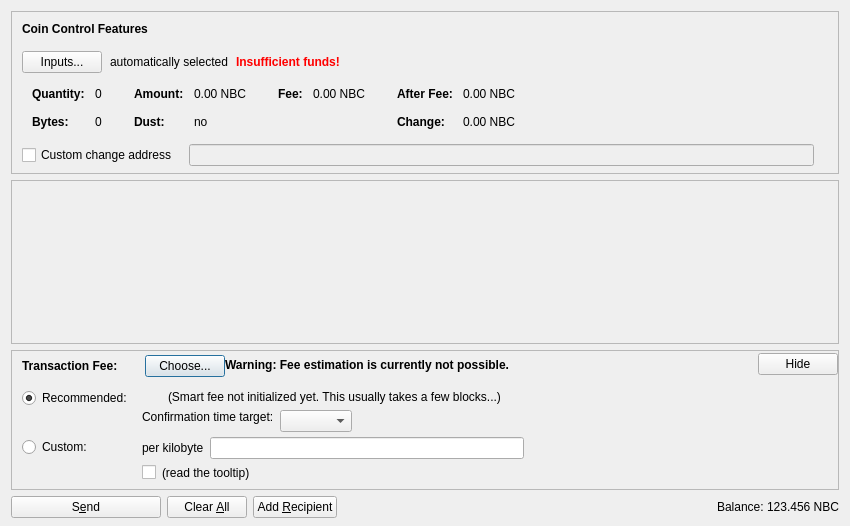
<?xml version="1.0" encoding="UTF-8"?>
<ui version="4.0">
 <class>SendCoinsDialog</class>
 <widget class="QDialog" name="SendCoinsDialog">
  <property name="geometry">
   <rect>
    <x>0</x>
    <y>0</y>
    <width>850</width>
    <height>526</height>
   </rect>
  </property>
  <property name="windowTitle">
   <string>Send Coins</string>
  </property>
  <layout class="QVBoxLayout" name="verticalLayout" stretch="0,1,0,0">
   <property name="bottomMargin">
    <number>8</number>
   </property>
   <item>
    <widget class="QFrame" name="frameCoinControl">
     <property name="sizePolicy">
      <sizepolicy hsizetype="Expanding" vsizetype="Expanding">
       <horstretch>0</horstretch>
       <verstretch>0</verstretch>
      </sizepolicy>
     </property>
     <property name="maximumSize">
      <size>
       <width>16777215</width>
       <height>16777215</height>
      </size>
     </property>
     <property name="frameShape">
      <enum>QFrame::StyledPanel</enum>
     </property>
     <property name="frameShadow">
      <enum>QFrame::Sunken</enum>
     </property>
     <layout class="QVBoxLayout" name="verticalLayoutCoinControl2">
      <property name="spacing">
       <number>0</number>
      </property>
      <property name="leftMargin">
       <number>0</number>
      </property>
      <property name="topMargin">
       <number>0</number>
      </property>
      <property name="rightMargin">
       <number>0</number>
      </property>
      <property name="bottomMargin">
       <number>6</number>
      </property>
      <item>
       <layout class="QVBoxLayout" name="verticalLayoutCoinControl" stretch="0,0,0,0,1">
        <property name="spacing">
         <number>0</number>
        </property>
        <property name="leftMargin">
         <number>10</number>
        </property>
        <property name="topMargin">
         <number>10</number>
        </property>
        <item>
         <layout class="QHBoxLayout" name="horizontalLayoutCoinControl1">
          <property name="bottomMargin">
           <number>15</number>
          </property>
          <item>
           <widget class="QLabel" name="labelCoinControlFeatures">
            <property name="sizePolicy">
             <sizepolicy hsizetype="Preferred" vsizetype="Maximum">
              <horstretch>0</horstretch>
              <verstretch>0</verstretch>
             </sizepolicy>
            </property>
            <property name="font">
             <font>
              <weight>75</weight>
              <bold>true</bold>
             </font>
            </property>
            <property name="styleSheet">
             <string notr="true">font-weight:bold;</string>
            </property>
            <property name="text">
             <string>Coin Control Features</string>
            </property>
           </widget>
          </item>
         </layout>
        </item>
        <item>
         <layout class="QHBoxLayout" name="horizontalLayoutCoinControl2" stretch="0,0,0,0">
          <property name="spacing">
           <number>8</number>
          </property>
          <property name="bottomMargin">
           <number>10</number>
          </property>
          <item>
           <widget class="QPushButton" name="pushButtonCoinControl">
            <property name="styleSheet">
             <string notr="true"/>
            </property>
            <property name="text">
             <string>Inputs...</string>
            </property>
            <property name="autoDefault">
             <bool>false</bool>
            </property>
           </widget>
          </item>
          <item>
           <widget class="QLabel" name="labelCoinControlAutomaticallySelected">
            <property name="text">
             <string>automatically selected</string>
            </property>
            <property name="margin">
             <number>5</number>
            </property>
           </widget>
          </item>
          <item>
           <widget class="QLabel" name="labelCoinControlInsuffFunds">
            <property name="font">
             <font>
              <weight>75</weight>
              <bold>true</bold>
             </font>
            </property>
            <property name="styleSheet">
             <string notr="true">color:red;font-weight:bold;</string>
            </property>
            <property name="text">
             <string>Insufficient funds!</string>
            </property>
            <property name="margin">
             <number>5</number>
            </property>
           </widget>
          </item>
          <item>
           <spacer name="horizontalSpacerCoinControl">
            <property name="orientation">
             <enum>Qt::Horizontal</enum>
            </property>
            <property name="sizeHint" stdset="0">
             <size>
              <width>40</width>
              <height>1</height>
             </size>
            </property>
           </spacer>
          </item>
         </layout>
        </item>
        <item>
         <widget class="QWidget" name="widgetCoinControl" native="true">
          <property name="sizePolicy">
           <sizepolicy hsizetype="Preferred" vsizetype="Preferred">
            <horstretch>0</horstretch>
            <verstretch>0</verstretch>
           </sizepolicy>
          </property>
          <property name="minimumSize">
           <size>
            <width>0</width>
            <height>0</height>
           </size>
          </property>
          <property name="styleSheet">
           <string notr="true"/>
          </property>
          <layout class="QHBoxLayout" name="horizontalLayoutCoinControl5">
           <property name="leftMargin">
            <number>0</number>
           </property>
           <property name="topMargin">
            <number>0</number>
           </property>
           <property name="rightMargin">
            <number>0</number>
           </property>
           <property name="bottomMargin">
            <number>0</number>
           </property>
           <item>
            <layout class="QHBoxLayout" name="horizontalLayoutCoinControl3" stretch="0,0,0,1">
             <property name="spacing">
              <number>20</number>
             </property>
             <property name="topMargin">
              <number>0</number>
             </property>
             <property name="bottomMargin">
              <number>10</number>
             </property>
             <item>
              <layout class="QFormLayout" name="formLayoutCoinControl1">
               <property name="horizontalSpacing">
                <number>10</number>
               </property>
               <property name="verticalSpacing">
                <number>14</number>
               </property>
               <property name="leftMargin">
                <number>10</number>
               </property>
               <property name="topMargin">
                <number>4</number>
               </property>
               <property name="rightMargin">
                <number>6</number>
               </property>
               <item row="0" column="0">
                <widget class="QLabel" name="labelCoinControlQuantityText">
                 <property name="font">
                  <font>
                   <weight>75</weight>
                   <bold>true</bold>
                  </font>
                 </property>
                 <property name="text">
                  <string>Quantity:</string>
                 </property>
                 <property name="margin">
                  <number>0</number>
                 </property>
                </widget>
               </item>
               <item row="0" column="1">
                <widget class="QLabel" name="labelCoinControlQuantity">
                 <property name="cursor">
                  <cursorShape>IBeamCursor</cursorShape>
                 </property>
                 <property name="contextMenuPolicy">
                  <enum>Qt::ActionsContextMenu</enum>
                 </property>
                 <property name="text">
                  <string notr="true">0</string>
                 </property>
                 <property name="margin">
                  <number>0</number>
                 </property>
                 <property name="textInteractionFlags">
                  <set>Qt::LinksAccessibleByMouse|Qt::TextSelectableByKeyboard|Qt::TextSelectableByMouse</set>
                 </property>
                </widget>
               </item>
               <item row="1" column="0">
                <widget class="QLabel" name="labelCoinControlBytesText">
                 <property name="font">
                  <font>
                   <weight>75</weight>
                   <bold>true</bold>
                  </font>
                 </property>
                 <property name="text">
                  <string>Bytes:</string>
                 </property>
                </widget>
               </item>
               <item row="1" column="1">
                <widget class="QLabel" name="labelCoinControlBytes">
                 <property name="cursor">
                  <cursorShape>IBeamCursor</cursorShape>
                 </property>
                 <property name="contextMenuPolicy">
                  <enum>Qt::ActionsContextMenu</enum>
                 </property>
                 <property name="text">
                  <string notr="true">0</string>
                 </property>
                 <property name="textInteractionFlags">
                  <set>Qt::LinksAccessibleByMouse|Qt::TextSelectableByKeyboard|Qt::TextSelectableByMouse</set>
                 </property>
                </widget>
               </item>
              </layout>
             </item>
             <item>
              <layout class="QFormLayout" name="formLayoutCoinControl2">
               <property name="horizontalSpacing">
                <number>10</number>
               </property>
               <property name="verticalSpacing">
                <number>14</number>
               </property>
               <property name="leftMargin">
                <number>6</number>
               </property>
               <property name="topMargin">
                <number>4</number>
               </property>
               <property name="rightMargin">
                <number>6</number>
               </property>
               <item row="0" column="0">
                <widget class="QLabel" name="labelCoinControlAmountText">
                 <property name="font">
                  <font>
                   <weight>75</weight>
                   <bold>true</bold>
                  </font>
                 </property>
                 <property name="text">
                  <string>Amount:</string>
                 </property>
                 <property name="margin">
                  <number>0</number>
                 </property>
                </widget>
               </item>
               <item row="0" column="1">
                <widget class="QLabel" name="labelCoinControlAmount">
                 <property name="cursor">
                  <cursorShape>IBeamCursor</cursorShape>
                 </property>
                 <property name="contextMenuPolicy">
                  <enum>Qt::ActionsContextMenu</enum>
                 </property>
                 <property name="text">
                  <string notr="true">0.00 NBC</string>
                 </property>
                 <property name="textInteractionFlags">
                  <set>Qt::LinksAccessibleByMouse|Qt::TextSelectableByKeyboard|Qt::TextSelectableByMouse</set>
                 </property>
                </widget>
               </item>
               <item row="1" column="0">
                <widget class="QLabel" name="labelCoinControlLowOutputText">
                 <property name="font">
                  <font>
                   <weight>75</weight>
                   <bold>true</bold>
                  </font>
                 </property>
                 <property name="text">
                  <string>Dust:</string>
                 </property>
                </widget>
               </item>
               <item row="1" column="1">
                <widget class="QLabel" name="labelCoinControlLowOutput">
                 <property name="cursor">
                  <cursorShape>IBeamCursor</cursorShape>
                 </property>
                 <property name="contextMenuPolicy">
                  <enum>Qt::ActionsContextMenu</enum>
                 </property>
                 <property name="text">
                  <string notr="true">no</string>
                 </property>
                 <property name="textInteractionFlags">
                  <set>Qt::LinksAccessibleByMouse|Qt::TextSelectableByKeyboard|Qt::TextSelectableByMouse</set>
                 </property>
                </widget>
               </item>
              </layout>
             </item>
             <item>
              <layout class="QFormLayout" name="formLayoutCoinControl3">
               <property name="horizontalSpacing">
                <number>10</number>
               </property>
               <property name="verticalSpacing">
                <number>14</number>
               </property>
               <property name="leftMargin">
                <number>6</number>
               </property>
               <property name="topMargin">
                <number>4</number>
               </property>
               <property name="rightMargin">
                <number>6</number>
               </property>
               <item row="0" column="0">
                <widget class="QLabel" name="labelCoinControlFeeText">
                 <property name="font">
                  <font>
                   <weight>75</weight>
                   <bold>true</bold>
                  </font>
                 </property>
                 <property name="text">
                  <string>Fee:</string>
                 </property>
                 <property name="margin">
                  <number>0</number>
                 </property>
                </widget>
               </item>
               <item row="0" column="1">
                <widget class="QLabel" name="labelCoinControlFee">
                 <property name="cursor">
                  <cursorShape>IBeamCursor</cursorShape>
                 </property>
                 <property name="contextMenuPolicy">
                  <enum>Qt::ActionsContextMenu</enum>
                 </property>
                 <property name="text">
                  <string notr="true">0.00 NBC</string>
                 </property>
                 <property name="textInteractionFlags">
                  <set>Qt::LinksAccessibleByMouse|Qt::TextSelectableByKeyboard|Qt::TextSelectableByMouse</set>
                 </property>
                </widget>
               </item>
              </layout>
             </item>
             <item>
              <layout class="QFormLayout" name="formLayoutCoinControl4">
               <property name="horizontalSpacing">
                <number>10</number>
               </property>
               <property name="verticalSpacing">
                <number>14</number>
               </property>
               <property name="leftMargin">
                <number>6</number>
               </property>
               <property name="topMargin">
                <number>4</number>
               </property>
               <property name="rightMargin">
                <number>6</number>
               </property>
               <item row="0" column="0">
                <widget class="QLabel" name="labelCoinControlAfterFeeText">
                 <property name="font">
                  <font>
                   <weight>75</weight>
                   <bold>true</bold>
                  </font>
                 </property>
                 <property name="text">
                  <string>After Fee:</string>
                 </property>
                 <property name="margin">
                  <number>0</number>
                 </property>
                </widget>
               </item>
               <item row="0" column="1">
                <widget class="QLabel" name="labelCoinControlAfterFee">
                 <property name="cursor">
                  <cursorShape>IBeamCursor</cursorShape>
                 </property>
                 <property name="contextMenuPolicy">
                  <enum>Qt::ActionsContextMenu</enum>
                 </property>
                 <property name="text">
                  <string notr="true">0.00 NBC</string>
                 </property>
                 <property name="textInteractionFlags">
                  <set>Qt::LinksAccessibleByMouse|Qt::TextSelectableByKeyboard|Qt::TextSelectableByMouse</set>
                 </property>
                </widget>
               </item>
               <item row="1" column="0">
                <widget class="QLabel" name="labelCoinControlChangeText">
                 <property name="font">
                  <font>
                   <weight>75</weight>
                   <bold>true</bold>
                  </font>
                 </property>
                 <property name="text">
                  <string>Change:</string>
                 </property>
                </widget>
               </item>
               <item row="1" column="1">
                <widget class="QLabel" name="labelCoinControlChange">
                 <property name="cursor">
                  <cursorShape>IBeamCursor</cursorShape>
                 </property>
                 <property name="contextMenuPolicy">
                  <enum>Qt::ActionsContextMenu</enum>
                 </property>
                 <property name="text">
                  <string notr="true">0.00 NBC</string>
                 </property>
                 <property name="textInteractionFlags">
                  <set>Qt::LinksAccessibleByMouse|Qt::TextSelectableByKeyboard|Qt::TextSelectableByMouse</set>
                 </property>
                </widget>
               </item>
              </layout>
             </item>
            </layout>
           </item>
          </layout>
         </widget>
        </item>
        <item>
         <layout class="QHBoxLayout" name="horizontalLayoutCoinControl4" stretch="0,0,0">
          <property name="spacing">
           <number>12</number>
          </property>
          <property name="sizeConstraint">
           <enum>QLayout::SetDefaultConstraint</enum>
          </property>
          <property name="topMargin">
           <number>5</number>
          </property>
          <property name="rightMargin">
           <number>5</number>
          </property>
          <item>
           <widget class="QCheckBox" name="checkBoxCoinControlChange">
            <property name="toolTip">
             <string>If this is activated, but the change address is empty or invalid, change will be sent to a newly generated address.</string>
            </property>
            <property name="text">
             <string>Custom change address</string>
            </property>
           </widget>
          </item>
          <item>
           <widget class="QValidatedLineEdit" name="lineEditCoinControlChange">
            <property name="enabled">
             <bool>false</bool>
            </property>
            <property name="sizePolicy">
             <sizepolicy hsizetype="Expanding" vsizetype="Fixed">
              <horstretch>0</horstretch>
              <verstretch>0</verstretch>
             </sizepolicy>
            </property>
           </widget>
          </item>
          <item>
           <widget class="QLabel" name="labelCoinControlChangeLabel">
            <property name="sizePolicy">
             <sizepolicy hsizetype="Preferred" vsizetype="Expanding">
              <horstretch>0</horstretch>
              <verstretch>0</verstretch>
             </sizepolicy>
            </property>
            <property name="minimumSize">
             <size>
              <width>0</width>
              <height>0</height>
             </size>
            </property>
            <property name="text">
             <string/>
            </property>
            <property name="margin">
             <number>3</number>
            </property>
           </widget>
          </item>
         </layout>
        </item>
        <item>
         <spacer name="verticalSpacerCoinControl">
          <property name="orientation">
           <enum>Qt::Vertical</enum>
          </property>
          <property name="sizeHint" stdset="0">
           <size>
            <width>800</width>
            <height>1</height>
           </size>
          </property>
         </spacer>
        </item>
       </layout>
      </item>
     </layout>
    </widget>
   </item>
   <item>
    <widget class="QScrollArea" name="scrollArea">
     <property name="widgetResizable">
      <bool>true</bool>
     </property>
     <widget class="QWidget" name="scrollAreaWidgetContents">
      <property name="geometry">
       <rect>
        <x>0</x>
        <y>0</y>
        <width>830</width>
        <height>104</height>
       </rect>
      </property>
      <layout class="QVBoxLayout" name="verticalLayout_2" stretch="0,1">
       <property name="leftMargin">
        <number>0</number>
       </property>
       <property name="topMargin">
        <number>0</number>
       </property>
       <property name="rightMargin">
        <number>0</number>
       </property>
       <property name="bottomMargin">
        <number>0</number>
       </property>
       <item>
        <layout class="QVBoxLayout" name="entries">
         <property name="spacing">
          <number>6</number>
         </property>
        </layout>
       </item>
       <item>
        <spacer name="verticalSpacer">
         <property name="orientation">
          <enum>Qt::Vertical</enum>
         </property>
         <property name="sizeHint" stdset="0">
          <size>
           <width>20</width>
           <height>40</height>
          </size>
         </property>
        </spacer>
       </item>
      </layout>
     </widget>
    </widget>
   </item>
   <item>
    <widget class="QFrame" name="frameFee">
     <property name="sizePolicy">
      <sizepolicy hsizetype="Expanding" vsizetype="Expanding">
       <horstretch>0</horstretch>
       <verstretch>0</verstretch>
      </sizepolicy>
     </property>
     <property name="maximumSize">
      <size>
       <width>16777215</width>
       <height>16777215</height>
      </size>
     </property>
     <property name="frameShape">
      <enum>QFrame::StyledPanel</enum>
     </property>
     <property name="frameShadow">
      <enum>QFrame::Sunken</enum>
     </property>
     <layout class="QVBoxLayout" name="verticalLayoutFee1">
      <property name="spacing">
       <number>0</number>
      </property>
      <property name="leftMargin">
       <number>0</number>
      </property>
      <property name="topMargin">
       <number>0</number>
      </property>
      <property name="rightMargin">
       <number>0</number>
      </property>
      <property name="bottomMargin">
       <number>0</number>
      </property>
      <item>
       <layout class="QVBoxLayout" name="verticalLayoutFee2" stretch="0,0,0">
        <property name="spacing">
         <number>0</number>
        </property>
        <property name="leftMargin">
         <number>10</number>
        </property>
        <property name="topMargin">
         <number>0</number>
        </property>
        <item>
         <layout class="QHBoxLayout" name="horizontalLayoutFee1">
          <property name="bottomMargin">
           <number>0</number>
          </property>
          <item>
           <layout class="QVBoxLayout" name="verticalLayoutFee7">
            <property name="spacing">
             <number>0</number>
            </property>
            <item>
             <spacer name="verticalSpacerSmartFee">
              <property name="orientation">
               <enum>Qt::Vertical</enum>
              </property>
              <property name="sizeType">
               <enum>QSizePolicy::Fixed</enum>
              </property>
              <property name="sizeHint" stdset="0">
               <size>
                <width>1</width>
                <height>4</height>
               </size>
              </property>
             </spacer>
            </item>
            <item>
             <layout class="QHBoxLayout" name="horizontalLayoutSmartFee">
              <property name="spacing">
               <number>10</number>
              </property>
              <item>
               <widget class="QLabel" name="labelFeeHeadline">
                <property name="sizePolicy">
                 <sizepolicy hsizetype="Preferred" vsizetype="Maximum">
                  <horstretch>0</horstretch>
                  <verstretch>0</verstretch>
                 </sizepolicy>
                </property>
                <property name="font">
                 <font>
                  <weight>75</weight>
                  <bold>true</bold>
                 </font>
                </property>
                <property name="styleSheet">
                 <string notr="true">font-weight:bold;</string>
                </property>
                <property name="text">
                 <string>Transaction Fee:</string>
                </property>
               </widget>
              </item>
              <item>
               <widget class="QLabel" name="labelFeeMinimized">
                <property name="text">
                 <string/>
                </property>
               </widget>
              </item>
              <item>
               <widget class="QPushButton" name="buttonChooseFee">
                <property name="text">
                 <string>Choose...</string>
                </property>
               </widget>
              </item>
             </layout>
            </item>
            <item>
             <spacer name="verticalSpacer_5">
              <property name="orientation">
               <enum>Qt::Vertical</enum>
              </property>
              <property name="sizeHint" stdset="0">
               <size>
                <width>1</width>
                <height>1</height>
               </size>
              </property>
             </spacer>
            </item>
           </layout>
          </item>
          <item>
           <widget class="QLabel" name="fallbackFeeWarningLabel">
            <property name="toolTip">
             <string>Using the fallbackfee can result in sending a transaction that will take several hours or days (or never) to confirm. Consider choosing your fee manually or wait until you have validated the complete chain.</string>
            </property>
            <property name="font">
            <font>
                <weight>75</weight>
                <bold>true</bold>
            </font>
            </property>
            <property name="text">
             <string>Warning: Fee estimation is currently not possible.</string>
            </property>
            <property name="wordWrap">
             <bool>false</bool>
            </property>
           </widget>
          </item>
          <item>
           <spacer name="horizontalSpacer_4">
            <property name="orientation">
             <enum>Qt::Horizontal</enum>
            </property>
            <property name="sizeType">
             <enum>QSizePolicy::MinimumExpanding</enum>
            </property>
            <property name="sizeHint" stdset="0">
             <size>
              <width>40</width>
              <height>20</height>
             </size>
            </property>
           </spacer>
          </item>
          <item>
           <widget class="QPushButton" name="buttonMinimizeFee">
            <property name="toolTip">
             <string>collapse fee-settings</string>
            </property>
            <property name="text">
             <string>Hide</string>
            </property>
           </widget>
          </item>
         </layout>
        </item>
        <item>
         <widget class="QFrame" name="frameFeeSelection">
          <layout class="QVBoxLayout" name="verticalLayoutFee12">
           <property name="spacing">
            <number>0</number>
           </property>
           <property name="leftMargin">
            <number>0</number>
           </property>
           <property name="topMargin">
            <number>0</number>
           </property>
           <property name="rightMargin">
            <number>0</number>
           </property>
           <property name="bottomMargin">
            <number>0</number>
           </property>
           <item>
            <layout class="QGridLayout" name="gridLayoutFee">
             <property name="topMargin">
              <number>10</number>
             </property>
             <property name="bottomMargin">
              <number>4</number>
             </property>
             <property name="horizontalSpacing">
              <number>10</number>
             </property>
             <property name="verticalSpacing">
              <number>4</number>
             </property>
             <item row="1" column="1">
              <layout class="QVBoxLayout" name="verticalLayoutFee8">
               <property name="spacing">
                <number>6</number>
               </property>
               <item>
                <layout class="QHBoxLayout" name="horizontalLayoutFee13">
                 <item>
                  <widget class="QLabel" name="labelCustomPerKilobyte">
                   <property name="toolTip">
                    <string>If the custom fee is set to 1000 satoshis and the transaction is only 250 bytes, then &quot;per kilobyte&quot; only pays 250 satoshis in fee, while &quot;total at least&quot; pays 1000 satoshis. For transactions bigger than a kilobyte both pay by kilobyte.</string>
                   </property>
                   <property name="text">
                    <string>per kilobyte</string>
                   </property>
                  </widget>
                 </item>
                 <item>
                  <widget class="BitcoinAmountField" name="customFee"/>
                 </item>
                 <item>
                  <spacer name="horizontalSpacer_6">
                   <property name="orientation">
                    <enum>Qt::Horizontal</enum>
                   </property>
                   <property name="sizeHint" stdset="0">
                    <size>
                     <width>1</width>
                     <height>1</height>
                    </size>
                   </property>
                  </spacer>
                 </item>
                </layout>
               </item>
               <item>
                <layout class="QHBoxLayout" name="horizontalLayoutFee8">
                 <item>
                  <widget class="QCheckBox" name="checkBoxMinimumFee">
                   <property name="toolTip">
                    <string>Paying only the minimum fee is just fine as long as there is less transaction volume than space in the blocks. But be aware that this can end up in a never confirming transaction once there is more demand for nebulacoin transactions than the network can process.</string>
                   </property>
                   <property name="text">
                    <string/>
                   </property>
                  </widget>
                 </item>
                 <item>
                  <widget class="QLabel" name="labelMinFeeWarning">
                   <property name="enabled">
                    <bool>true</bool>
                   </property>
                   <property name="toolTip">
                    <string>Paying only the minimum fee is just fine as long as there is less transaction volume than space in the blocks. But be aware that this can end up in a never confirming transaction once there is more demand for nebulacoin transactions than the network can process.</string>
                   </property>
                   <property name="text">
                    <string>(read the tooltip)</string>
                   </property>
                   <property name="margin">
                    <number>5</number>
                   </property>
                  </widget>
                 </item>
                 <item>
                  <spacer name="horizontalSpacer_2">
                   <property name="orientation">
                    <enum>Qt::Horizontal</enum>
                   </property>
                   <property name="sizeHint" stdset="0">
                    <size>
                     <width>1</width>
                     <height>1</height>
                    </size>
                   </property>
                  </spacer>
                 </item>
                </layout>
               </item>
              </layout>
             </item>
             <item row="0" column="0">
              <layout class="QVBoxLayout" name="verticalLayoutFee4" stretch="0,1">
               <item>
                <widget class="QRadioButton" name="radioSmartFee">
                 <property name="text">
                  <string>Recommended:</string>
                 </property>
                 <property name="checked">
                  <bool>true</bool>
                 </property>
                 <attribute name="buttonGroup">
                  <string notr="true">groupFee</string>
                 </attribute>
                </widget>
               </item>
               <item>
                <spacer name="verticalSpacer_2">
                 <property name="orientation">
                  <enum>Qt::Vertical</enum>
                 </property>
                 <property name="sizeHint" stdset="0">
                  <size>
                   <width>1</width>
                   <height>1</height>
                  </size>
                 </property>
                </spacer>
               </item>
              </layout>
             </item>
             <item row="1" column="0">
              <layout class="QVBoxLayout" name="verticalLayoutFee9" stretch="0,1">
               <item>
                <widget class="QRadioButton" name="radioCustomFee">
                 <property name="text">
                  <string>Custom:</string>
                 </property>
                 <attribute name="buttonGroup">
                  <string notr="true">groupFee</string>
                 </attribute>
                </widget>
               </item>
               <item>
                <spacer name="verticalSpacer_6">
                 <property name="orientation">
                  <enum>Qt::Vertical</enum>
                 </property>
                 <property name="sizeHint" stdset="0">
                  <size>
                   <width>1</width>
                   <height>1</height>
                  </size>
                 </property>
                </spacer>
               </item>
              </layout>
             </item>
             <item row="0" column="1">
              <layout class="QVBoxLayout" name="verticalLayoutFee3" stretch="0,0,1">
               <property name="spacing">
                <number>6</number>
               </property>
               <property name="topMargin">
                <number>2</number>
               </property>
               <item>
                <layout class="QHBoxLayout" name="horizontalLayoutFee12">
                 <item>
                  <widget class="QLabel" name="labelSmartFee">
                   <property name="text">
                    <string/>
                   </property>
                   <property name="margin">
                    <number>2</number>
                   </property>
                  </widget>
                 </item>
                 <item>
                  <widget class="QLabel" name="labelFeeEstimation">
                   <property name="text">
                    <string/>
                   </property>
                  </widget>
                 </item>
                 <item>
                  <widget class="QLabel" name="labelSmartFee2">
                   <property name="text">
                    <string>(Smart fee not initialized yet. This usually takes a few blocks...)</string>
                   </property>
                   <property name="margin">
                    <number>2</number>
                   </property>
                  </widget>
                 </item>
                 <item>
                  <spacer name="horizontalSpacer_5">
                   <property name="orientation">
                    <enum>Qt::Horizontal</enum>
                   </property>
                   <property name="sizeHint" stdset="0">
                    <size>
                     <width>1</width>
                     <height>1</height>
                    </size>
                   </property>
                  </spacer>
                 </item>
                </layout>
               </item>
               <item>
                <layout class="QHBoxLayout" name="horizontalLayoutFee9">
                 <item>
                  <layout class="QVBoxLayout" name="verticalLayoutFee6">
                   <item>
                    <widget class="QLabel" name="labelSmartFee3">
                     <property name="text">
                      <string>Confirmation time target:</string>
                     </property>
                     <property name="margin">
                      <number>2</number>
                     </property>
                    </widget>
                   </item>
                   <item>
                    <spacer name="verticalSpacer_3">
                     <property name="orientation">
                      <enum>Qt::Vertical</enum>
                     </property>
                     <property name="sizeHint" stdset="0">
                      <size>
                       <width>1</width>
                       <height>1</height>
                      </size>
                     </property>
                    </spacer>
                   </item>
                  </layout>
                 </item>
                 <item>
                  <layout class="QVBoxLayout" name="verticalLayoutFee5">
                   <property name="rightMargin">
                    <number>30</number>
                   </property>
                   <item>
                    <layout class="QHBoxLayout" name="horizontalLayoutConfTarget">
                     <property name="bottomMargin">
                      <number>0</number>
                     </property>
                     <item>
                      <widget class="QComboBox" name="confTargetSelector"/>
                     </item>
                     <item>
                      <spacer name="horizontalSpacerConfTarget">
                       <property name="orientation">
                        <enum>Qt::Horizontal</enum>
                       </property>
                       <property name="sizeHint" stdset="0">
                        <size>
                         <width>40</width>
                         <height>20</height>
                        </size>
                       </property>
                      </spacer>
                     </item>
                    </layout>
                   </item>
                  </layout>
                 </item>
                </layout>
               </item>
               <item>
                <spacer name="verticalSpacer_4">
                 <property name="orientation">
                  <enum>Qt::Vertical</enum>
                 </property>
                 <property name="sizeHint" stdset="0">
                  <size>
                   <width>1</width>
                   <height>1</height>
                  </size>
                 </property>
                </spacer>
               </item>
              </layout>
             </item>
            </layout>
           </item>
          </layout>
         </widget>
        </item>
        <item>
         <spacer name="verticalSpacerFee">
          <property name="orientation">
           <enum>Qt::Vertical</enum>
          </property>
          <property name="sizeHint" stdset="0">
           <size>
            <width>40</width>
            <height>5</height>
           </size>
          </property>
         </spacer>
        </item>
       </layout>
      </item>
     </layout>
    </widget>
   </item>
   <item>
    <layout class="QHBoxLayout" name="horizontalLayout">
     <item>
      <widget class="QPushButton" name="sendButton">
       <property name="minimumSize">
        <size>
         <width>150</width>
         <height>0</height>
        </size>
       </property>
       <property name="toolTip">
        <string>Confirm the send action</string>
       </property>
       <property name="text">
        <string>S&amp;end</string>
       </property>
       <property name="icon">
        <iconset resource="../bitcoin.qrc">
         <normaloff>:/icons/send</normaloff>:/icons/send</iconset>
       </property>
       <property name="autoDefault">
        <bool>false</bool>
       </property>
       <property name="default">
        <bool>false</bool>
       </property>
      </widget>
     </item>
     <item>
      <widget class="QPushButton" name="clearButton">
       <property name="sizePolicy">
        <sizepolicy hsizetype="Minimum" vsizetype="Fixed">
         <horstretch>0</horstretch>
         <verstretch>0</verstretch>
        </sizepolicy>
       </property>
       <property name="toolTip">
        <string>Clear all fields of the form.</string>
       </property>
       <property name="text">
        <string>Clear &amp;All</string>
       </property>
       <property name="icon">
        <iconset resource="../bitcoin.qrc">
         <normaloff>:/icons/remove</normaloff>:/icons/remove</iconset>
       </property>
       <property name="autoDefault">
        <bool>false</bool>
       </property>
      </widget>
     </item>
     <item>
      <widget class="QPushButton" name="addButton">
       <property name="toolTip">
        <string>Send to multiple recipients at once</string>
       </property>
       <property name="text">
        <string>Add &amp;Recipient</string>
       </property>
       <property name="icon">
        <iconset resource="../bitcoin.qrc">
         <normaloff>:/icons/add</normaloff>:/icons/add</iconset>
       </property>
       <property name="autoDefault">
        <bool>false</bool>
       </property>
      </widget>
     </item>
     <item>
      <spacer name="horizontalSpacer">
       <property name="orientation">
        <enum>Qt::Horizontal</enum>
       </property>
       <property name="sizeHint" stdset="0">
        <size>
         <width>40</width>
         <height>20</height>
        </size>
       </property>
      </spacer>
     </item>
     <item>
      <layout class="QHBoxLayout" name="horizontalLayout_2">
       <property name="spacing">
        <number>3</number>
       </property>
       <item>
        <widget class="QLabel" name="label">
         <property name="sizePolicy">
          <sizepolicy hsizetype="Preferred" vsizetype="Fixed">
           <horstretch>0</horstretch>
           <verstretch>0</verstretch>
          </sizepolicy>
         </property>
         <property name="text">
          <string>Balance:</string>
         </property>
        </widget>
       </item>
       <item>
        <widget class="QLabel" name="labelBalance">
         <property name="sizePolicy">
          <sizepolicy hsizetype="Preferred" vsizetype="Fixed">
           <horstretch>0</horstretch>
           <verstretch>0</verstretch>
          </sizepolicy>
         </property>
         <property name="cursor">
          <cursorShape>IBeamCursor</cursorShape>
         </property>
         <property name="text">
          <string notr="true">123.456 NBC</string>
         </property>
         <property name="textInteractionFlags">
          <set>Qt::LinksAccessibleByMouse|Qt::TextSelectableByKeyboard|Qt::TextSelectableByMouse</set>
         </property>
        </widget>
       </item>
      </layout>
     </item>
    </layout>
   </item>
  </layout>
 </widget>
 <customwidgets>
  <customwidget>
   <class>QValidatedLineEdit</class>
   <extends>QLineEdit</extends>
   <header>qvalidatedlineedit.h</header>
  </customwidget>
  <customwidget>
   <class>BitcoinAmountField</class>
   <extends>QLineEdit</extends>
   <header>bitcoinamountfield.h</header>
   <container>1</container>
  </customwidget>
 </customwidgets>
 <resources>
  <include location="../bitcoin.qrc"/>
 </resources>
 <connections/>
 <buttongroups>
  <buttongroup name="groupFee"/>
 </buttongroups>
</ui>
